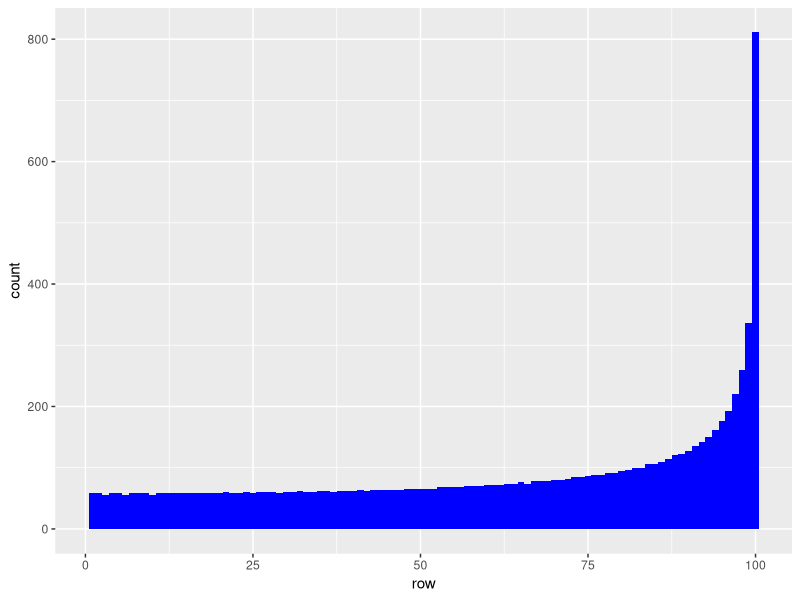
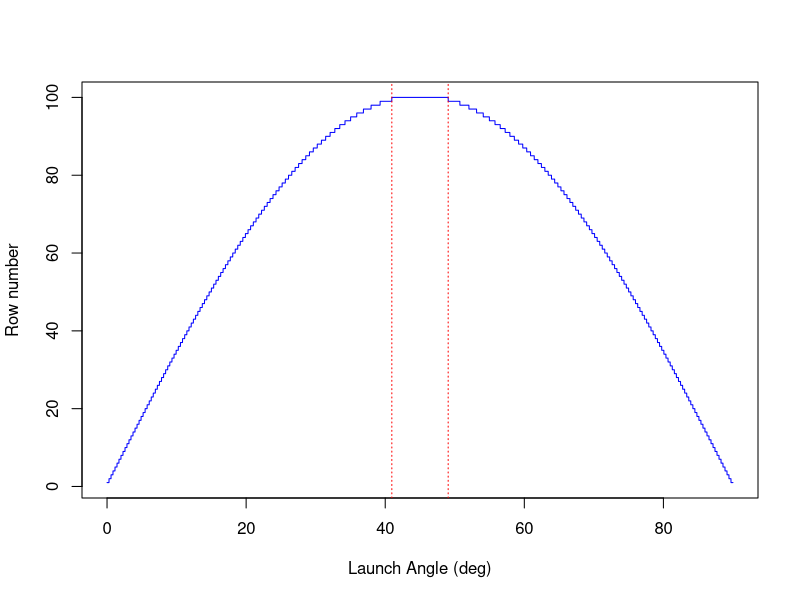

The R script that drew these images, in order:
## ---- chunk 1
knitr::opts_knit$set(base.dir = "/home/swolf/website/", base.url = "/")
knitr::opts_chunk$set(fig.path = "figure/2020-04-13-tshirtCannon/")
library(ggplot2)
## ---- chunk 2
projectileRange = function(theta){
  thetaRad = theta * pi/180
  pRange = 100*sin(2*thetaRad)
  pRange = floor(pRange) + 1
  pRange = ifelse(pRange>100,100,pRange)
  return(pRange)
}
## ---- chunk 3
launchAngle = seq(from=0,to=90,by=0.01)
projectileRows = projectileRange(launchAngle)
maxRow = names(which(table(projectileRows)==max(table(projectileRows))))
row = data.frame('row'=projectileRows)
#hist(projectileRows,breaks=c(0,101),freq=TRUE)
ggplot(row, aes(x=row)) + geom_histogram(fill='blue', binwidth = 1)
## ---- chunk 4
plot(launchAngle, projectileRows, col='blue', type='l', 
     xlab='Launch Angle (deg)', ylab = 'Row number')
minAngle = min(launchAngle[projectileRows==100])
maxAngle = max(launchAngle[projectileRows==100])
abline(v=minAngle, col='red', lty=3)
abline(v=maxAngle, col='red', lty=3)
